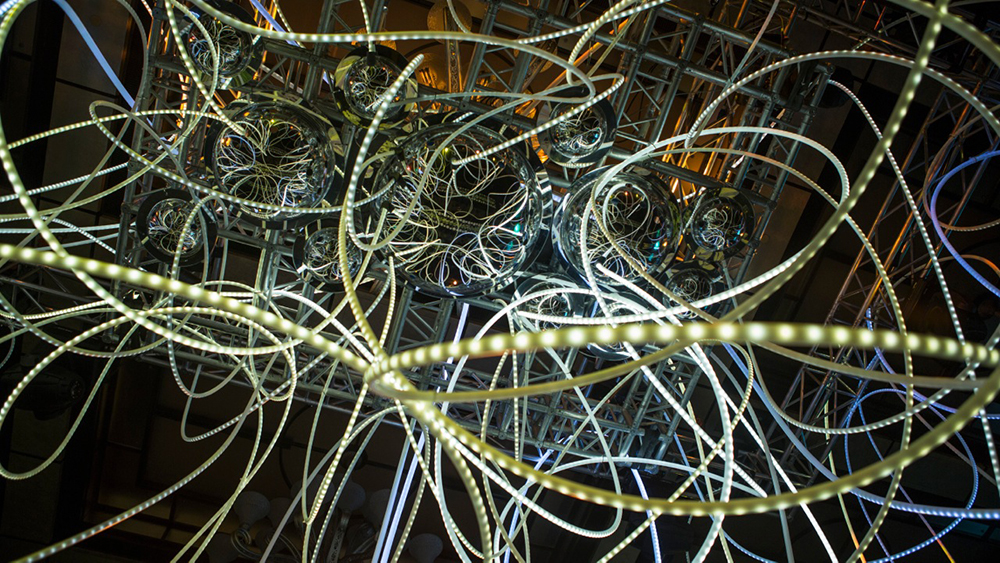
#> input picture 05 Pillow for Image Processing/ImagesArchieve/Connections.jpeg, 1000 x 563 px
$ python '04 Editing images.py'   (older library calls are emulated)
#> lines starting #> are read from the running program, lines starting #| are printed output that depends on the picture
from PIL import Image, ImageDraw, ImageFont

infile = 'ImagesArchieve/Connections.jpeg'

# [8 lines of commented-out code are left out]
with Image.open(infile) as img:
#> img is the input picture: PIL image 1000x563 RGB; mean R, G, B 64.9, 67, 53.9
    draw = ImageDraw.Draw(img)
    textStr = "This is random text"
    txtFont = ImageFont.truetype("arial.ttf", 75)
    txtSize = draw.textsize(textStr, font=txtFont)
#> txtSize = (724, 71)
    location = (20, img.height - txtSize[1])
#> location = (20, 492)
    draw.text(location, textStr, (255, 255, 255), font= txtFont)
    img.show()
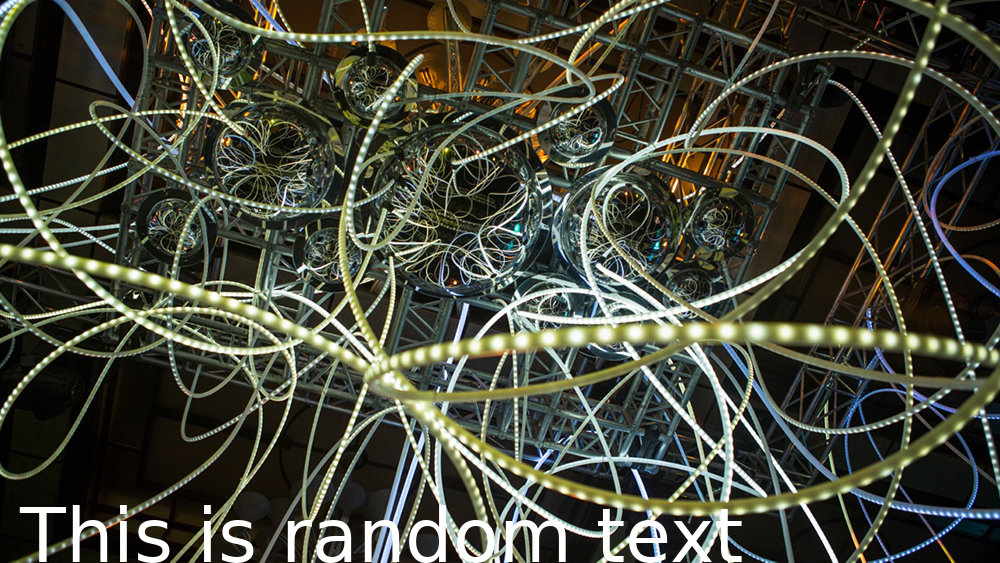
#> shown: PIL image 1000x563 RGB; mean R, G, B 68.6, 70.7, 57.8

$ run again, with 05 Pillow for Image Processing/ImagesArchieve/BrainHand.jpeg copied over 05 Pillow for Image Processing/ImagesArchieve/Connections.jpeg
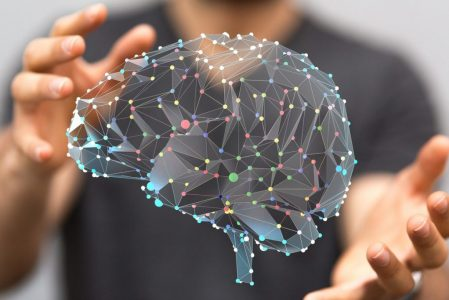
#> input picture 05 Pillow for Image Processing/ImagesArchieve/BrainHand.jpeg, 449 x 300 px
#> img is the input picture: PIL image 449x300 RGB; mean R, G, B 127, 111.5, 105.2
#> txtSize = (724, 71)
#> location = (20, 229)
#> `img.show()`:
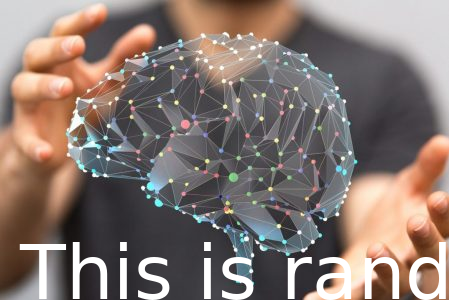
#> shown: PIL image 449x300 RGB; mean R, G, B 133.8, 119, 113.1
